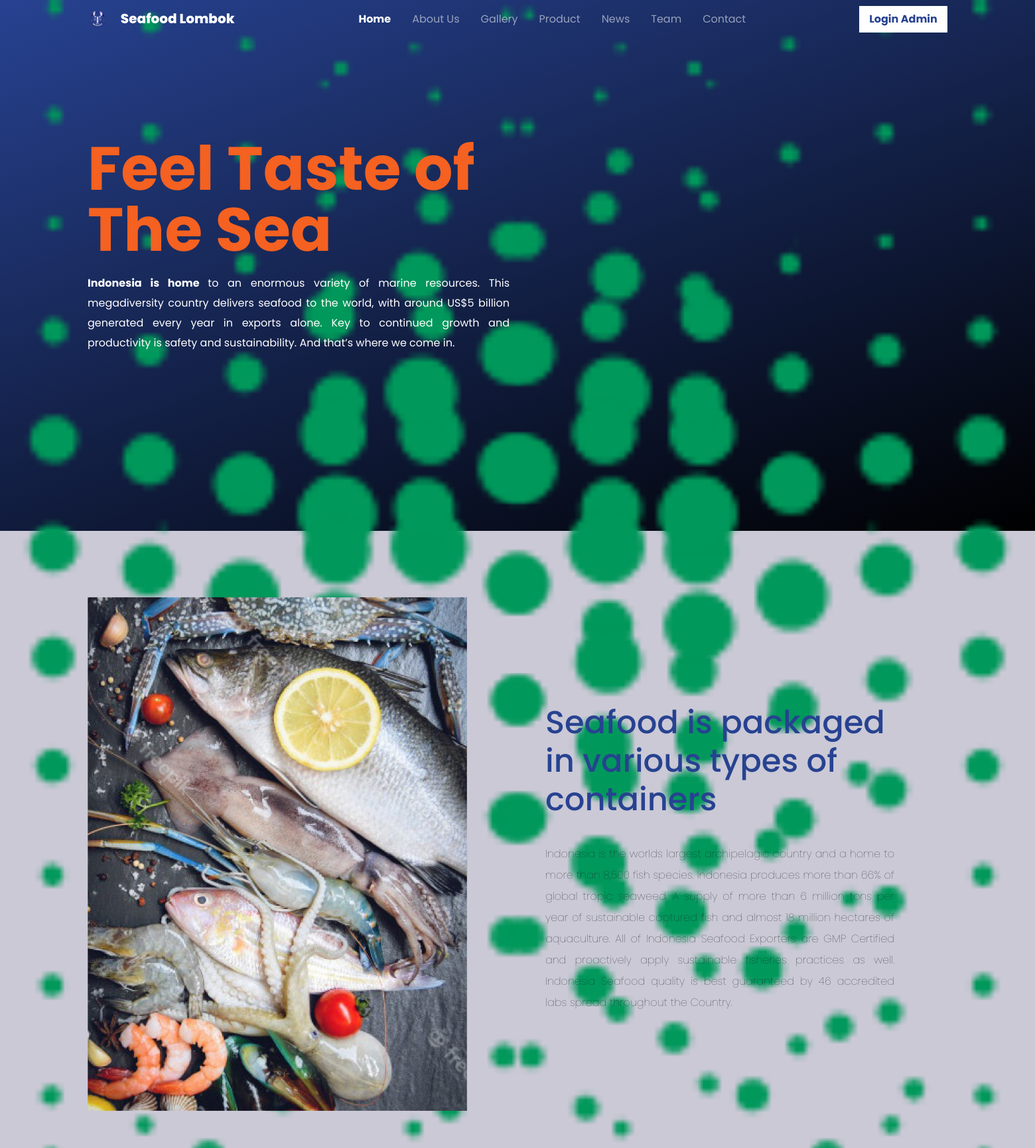
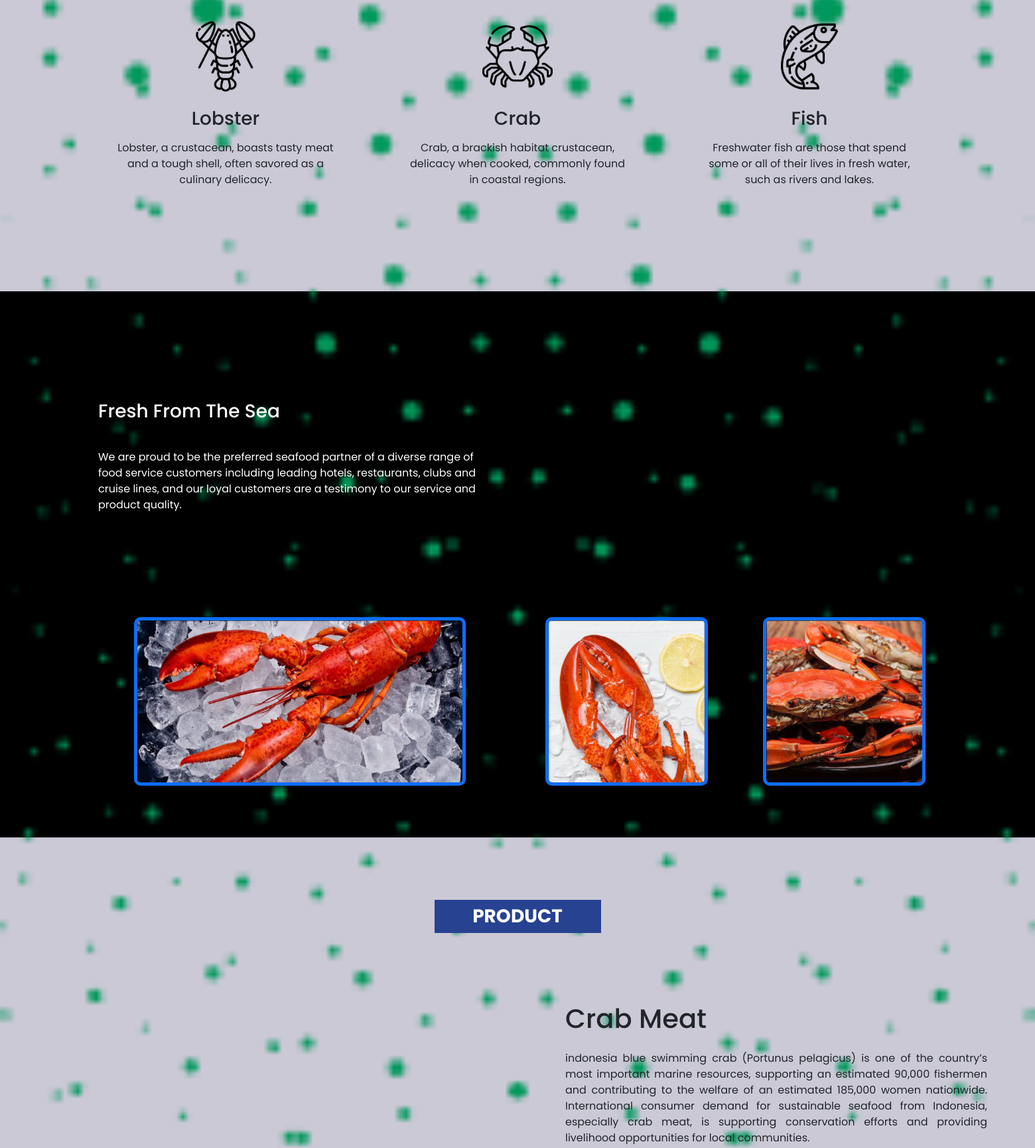
The page / (upper part) on the database its author committed (2 pictures, top to bottom).
### tables this page shows
CREATE TABLE `posts` (
  `section` varchar(11) NOT NULL,
  `img` varchar(255) NOT NULL,
  `title` varchar(50) NOT NULL,
  `description` text NOT NULL,
  `calories` varchar(10) NOT NULL,
  `total_fat` varchar(10) NOT NULL,
  `sodium` varchar(10) NOT NULL,
  `protein` varchar(10) NOT NULL,
  `price` varchar(10) NOT NULL,
  `prediksi_harga` varchar(10) NOT NULL
);

### admin/function.php (called while the page is built, shortened)
<?php
$servername = "localhost";
$username = "root";
$password = "";
$dbname = "seafood_lombok";
$conn = mysqli_connect($servername, $username, $password, $dbname);
function query($query){
  global $conn;
  $result = mysqli_query($conn, $query);
  $rows = [];
  while($row = mysqli_fetch_assoc($result)){
      $rows[] = $row;
    }
    return $rows;
}
?>

### index.php (the view, shortened to what this page needs)
<?php
require 'admin/function.php';
$posts = query("SELECT * FROM posts");
?>
<!doctype html>
<html lang="en">
<head>
  <link href="https://cdn.jsdelivr.net/npm/bootstrap@5.3.1/dist/css/bootstrap.min.css" rel="stylesheet">
  <link rel="stylesheet" href="https://unpkg.com/aos@next/dist/aos.css" />
</head>
<link rel="stylesheet" href="css/style.css">
<link rel="stylesheet" href="css/responsive.css">
<body>
  <nav class="navbar navbar-expand-lg navbar-dark bg-transparent position-fixed w-100">
    <div class="container">
      <a class="navbar-brand" href="#">
        <img src="Assets/img/logo-removebg-preview.png" alt="" width="30" class="d-inline-block align-text-top me-3">
        Seafood Lombok</a>
      <div class="collapse navbar-collapse" id="navbarNav">
        <ul class="navbar-nav mx-auto">
          <li class="nav-item mx-2">
            <a class="nav-link active" aria-current="page" href="admin/index.php">Home</a>
          </li>
          <li class="nav-item mx-2">
            <a class="nav-link" href="#aboutus">About Us</a>
          </li>
          <li class="nav-item mx-2">
            <a class="nav-link" href="#gallery">Gallery</a>
          </li>
          <li class="nav-item mx-2">
            <a class="nav-link" href="#product">Product</a>
          </li>
          <li class="nav-item mx-2">
            <a class="nav-link" href="#news">News</a>
          </li>
          <li class="nav-item mx-2">
            <a class="nav-link" href="#team">Team</a>
          </li>
          <li class="nav-item mx-2">
            <a class="nav-link" href="#contact">Contact</a>
          </li>
        </ul>
        <div>
          <a href="Login/login.php"><button class="button-secondary">Login Admin</button></a>
        </div>
      </div>
    </div>
  </nav>
  <section id="hero" class="hero-section">
    <div class="container h-100">
      <div class="row h-100">
        <div class="col-md-6 col-sm-12 hero-tagline my-auto">
          <h1>Feel Taste
            of The Sea
          </h1>
          <p><span class="fw-bold">Indonesia is home </span>to an enormous variety of
            marine resources. This megadiversity country
            delivers seafood to the world, with around US$5
            billion generated every year in exports alone.
            Key to continued growth and productivity is
            safety and sustainability. And that’s where we
            come in.</p>
        </div>
      </div>
      <img src="Assets/Img/Accsent2.png" alt="" class="accsent2-img h-100 position-absolute top-0 end-0">
    </div>
  </section>
  <section id="aboutus">
    <div class="container">
      <div class="row">
        <div class="col-md-6 my-auto">
          <img src="Assets/Img/About img.png" alt="" class="about-img img-fluid">
        </div>
        <div class="col-md-5 order-5 my-auto caption-about">
          <h2>Seafood is packaged
            in various types of
            containers</h2>
          <p class="fw-lighter rata">Indonesia is the worlds largest archipelagic country and a
            home to more than 8,500 fish species. Indonesia
            produces more than 66% of global tropic seaweed. A
            supply of more than 6 million tons per year of sustainable
            captured fish and almost 18 million hectares of
            aquaculture. All of Indonesia Seafood Exporters are GMP
            Certified and proactively apply sustainable fisheries
            practices as well. Indonesia Seafood quality is best
            guaranteed by 46 accredited labs spread throughout the
            Country.</p>
        </div>
      </div>
      <div class="row mt-5">
        <div class="col-md-4 text-center">
          <div class="card-aboutus">
            <div>
              <img src="Assets/Img/lobster.png" alt="" class="img-card">
            </div>
            <h3 class="mt-4">Lobster</h3>
            <p class="mt-3">Lobster, a crustacean, boasts tasty meat and a tough shell, often savored as a culinary delicacy.</p>
          </div>
        </div>
        <div class="col-md-4 text-center">
          <div class="card-aboutus">
            <div>
              <img src="Assets/Img/crab.png" alt="" class="img-card">
            </div>
            <h3 class="mt-4">Crab</h3>
            <p class="mt-3">Crab, a brackish habitat crustacean, delicacy when cooked, commonly found in coastal regions.</p>
          </div>
        </div>
        <div class="col-md-4 text-center">
          <div class="card-aboutus">
            <div>
              <img src="Assets/Img/fish.png" alt="" class="img-card">
            </div>
            <h3 class="mt-4">Fish</h3>
            <p class="mt-3">Freshwater fish are those that spend some or all of their lives in fresh water,
              such as rivers and lakes.</p>
          </div>
        </div>
      </div>
    </div>
  </section>
  <section id="gallery">
    <div class="container">
      <div class="row">
        <div class="col-md-6 caption-gallery my-auto">
          <h3 class="p-3">Fresh From The Sea</h3>
          <p class="p-3">We are proud to be the preferred seafood partner of a diverse range of food
            service customers including leading hotels, restaurants, clubs and cruise
            lines, and our loyal customers are a testimony to our service and product
            quality.</p>
        </div>
        <div class="col-md-6 p-5">
          <div class="ratio ratio-16x9">
            <iframe width="536" height="315" src="https://www.youtube.com/embed/z87ixppEP8o?si=AKrh5xaDUIpL9hhY" title="YouTube video player" frameborder="0" allow="accelerometer; autoplay; clipboard-write; encrypted-media; gyroscope; picture-in-picture; web-share" allowfullscreen></iframe>
          </div>
        </div>
      </div>
      <div class="row mt-4 p-1">
        <div class="col-md-6 mb-4">
          <div class="card-gallery">
            <div>
              <img src="Assets/Img/galerry 2.png" alt="" class="img-cardgallery border border-primary border-5 mx-auto d-block img-pisah2 img-fluid">
            </div>
          </div>
        </div>
        <div class="col-md-3 mb-4 col-sm-6">
          <div class="card-gallery">
            <div>
              <img src="Assets/Img/galerry 1.png" alt="" class="img-cardgallery border border-primary border-5 mx-auto d-block img-pisah1 img-fluid">
            </div>
          </div>
        </div>
        <div class="col-md-3 mb-4 col-sm-6">
          <div class="card-gallery">
            <div>
              <img src="Assets/Img/gallery 3.png" alt="" class="img-cardgallery border border-primary border-5 mx-auto d-block img-pisah1 img-fluid">
            </div>
          </div>
        </div>
      </div>
    </div>
  </section>
  <section id="product">
    <div class="container-fluid">
    <div class="row mx-auto">
        <div class="col">
        </div>
        <div class="col-md-auto mt-5 col-sm-6">
          <h3 class="mt-3 p-2 text-wrap fw-bold text-product text-center">PRODUCT</h3>
        </div>
        <div class="col">
        </div>
      </div>
      <div class="row product-item pro2">
        <div class="col-md-6 caption-product">
          <h1 class="tag-prouct1 mb-4"><?= $posts[0]["title"] ?></h1>
          <p class="caption-tag-product1 mb-5"><?= $posts[0]["description"] ?></p>
        </div>
      </div>
    </div>
  </section>
</body>
</html>

### css/style.css (style rules this page uses)
:root { --pr-color :#274291; }
body { font-family: 'Poppins', sans-serif; background-color: #CBC9D6; }
.navbar { z-index: 3; }
.navbar-nav li { position: relative; display: block; transition: 0.5s; -webkit-transition: 0.5s; -moz-transition: 0.5s; -ms-transition: 0.5s; -o-transition: 0.5s; cursor: pointer; }
.navbar-nav li::after { position: absolute; content: ""; width: 100%; height: 3px; top: 100%; left: 0; transition: transform 0.5s; -webkit-transition: transform 0.5s; -moz-transition: transform 0.5s; -ms-transition: transform 0.5s; -o-transition: transform 0.5s; transform: scaleX(0); -webkit-transform: scaleX(0); -moz-transform: scaleX(0); -ms-transform: scaleX(0); -o-transform: scaleX(0); transform-origin: right; background-color: #fff; }
.bg-transparent { transition: all ease-in 0.5s; -webkit-transition: all ease-in 0.5s; -moz-transition: all ease-in 0.5s; -ms-transition: all ease-in 0.5s; -o-transition: all ease-in 0.5s; }
* { z-index: 2; }
.accsent2-img { z-index: 0; }
.navbar-brand { font-weight: 800; font-size: 20px; }
.nav-link { font-size: 16px; }
.nav-link.active { font-weight: 700; }
.button-secondary { width: 133px; height: 40px; background-color: #fff; color: var(--pr-color); border: none; font-size: 16px; font-weight: 700; }
#hero { background: linear-gradient(160deg, var(--pr-color), #000); height: 100vh; width: 100%; }
.hero-section { padding: 50px 0; }
.hero-tagline h1 { color: #F56120; font-weight: 700; font-size: 92px; line-height: 92px; width: 100%; }
.hero-tagline p { font-size: 16px; color: #fff; margin-bottom: 60px; margin-top: 20px; line-height: 30px; width: 100%; text-align: justify; }
#aboutus { padding: 100px 0; }
h2 { font-size: 48px; font-weight: 500; color: var(--pr-color); padding: 30px 0; }
.caption-about { margin-left: 30px; }
.rata { text-align: justify; line-height: 2; }
.about-img { max-width: 90%; height: auto; }
.card-aboutus { width: 100%; height: auto; border-radius: 5px; -webkit-border-radius: 5px; -moz-border-radius: 5px; -ms-border-radius: 5px; -o-border-radius: 5px; padding: 40px; }
.img-card { width: 106px; height: 106px; box-shadow: 0 0 5px rgba(0, 0, 0, 0,05); }
#gallery { background-color: #000; height: 100%; padding: 50px 0; }
.caption-gallery { color: #fff; }
.img-cardgallery { width: 430px; height: 270px; box-shadow: 0 0 7px 3px rgba(0, 0, 0, 0,05); border-radius: 10px 10px; -webkit-border-radius: 10px 10px; -moz-border-radius: 10px 10px; -ms-border-radius: 10px 10px; -o-border-radius: 10px 10px; }
.img-pisah1 { width: 245px; height: auto; }
.img-pisah2 { width: 500px; height: auto; }
#product { padding: 30px 0; }
.caption-product { padding: 72px 72px 0 72px; text-align: justify; }
.pro2 { display: flex; flex-direction: row; align-items: center; justify-content: center; padding: 25px 0 0 0; }
.text-product { background-color: var(--pr-color); width: 251px; color: #fff; text-align: center; }

### rows shown on the page
posts: title "Crab Meat", description "indonesia blue swimming crab (Portunus pelagicus) is one of the country’s most important marine resources, supporting an estimated 90,000 fishermen and contributing to the welfare of an estimated 185,000 women nationwide. International consumer demand for sustainable seafood from Indonesia, especially crab meat, is supporting conservation efforts and providing livelihood opportunities for local communities."
